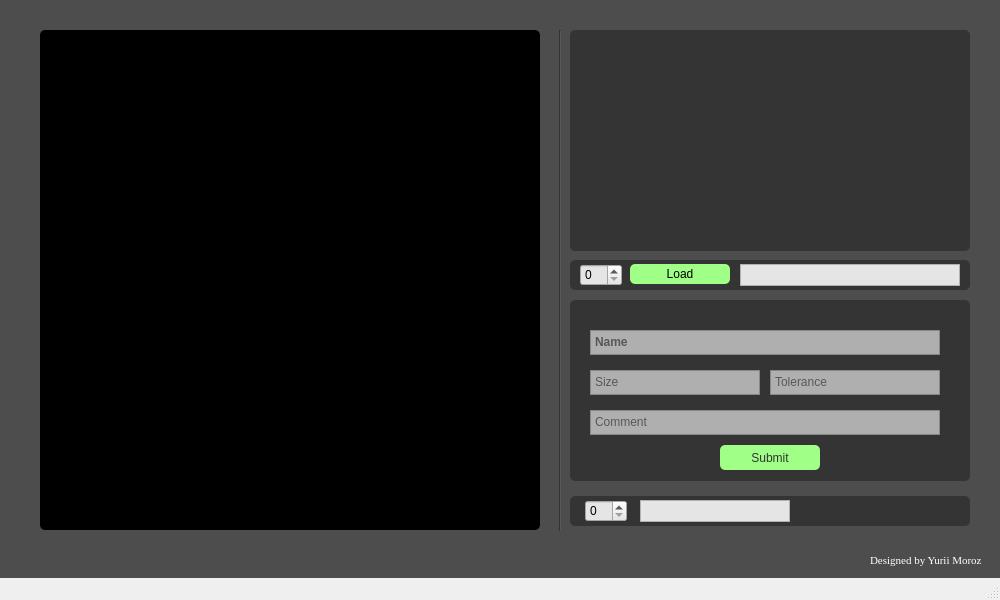
<?xml version="1.0" encoding="UTF-8"?>
<ui version="4.0">
 <class>MainWindow</class>
 <widget class="QMainWindow" name="MainWindow">
  <property name="geometry">
   <rect>
    <x>0</x>
    <y>0</y>
    <width>1000</width>
    <height>600</height>
   </rect>
  </property>
  <property name="minimumSize">
   <size>
    <width>1000</width>
    <height>600</height>
   </size>
  </property>
  <property name="maximumSize">
   <size>
    <width>1000</width>
    <height>600</height>
   </size>
  </property>
  <property name="windowTitle">
   <string>Measurement System</string>
  </property>
  <property name="styleSheet">
   <string notr="true"/>
  </property>
  <widget class="QWidget" name="centralwidget">
   <property name="styleSheet">
    <string notr="true">QWidget{
background-color:#4D4D4D;
}</string>
   </property>
   <widget class="QLabel" name="CameraLabel">
    <property name="geometry">
     <rect>
      <x>40</x>
      <y>30</y>
      <width>500</width>
      <height>500</height>
     </rect>
    </property>
    <property name="sizePolicy">
     <sizepolicy hsizetype="Preferred" vsizetype="Preferred">
      <horstretch>0</horstretch>
      <verstretch>0</verstretch>
     </sizepolicy>
    </property>
    <property name="styleSheet">
     <string notr="true">QLabel{
background-color: black;
border-radius: 5px;
}</string>
    </property>
    <property name="text">
     <string/>
    </property>
    <property name="pixmap">
     <pixmap>../no_img.jpg</pixmap>
    </property>
    <property name="alignment">
     <set>Qt::AlignCenter</set>
    </property>
   </widget>
   <widget class="QTableView" name="TableView">
    <property name="geometry">
     <rect>
      <x>570</x>
      <y>30</y>
      <width>400</width>
      <height>221</height>
     </rect>
    </property>
    <property name="font">
     <font>
      <family>Times New Roman</family>
     </font>
    </property>
    <property name="styleSheet">
     <string notr="true">QTableView{
background-color: #343434;
border: 5px;
border-color: red;
border-radius:5px;
}</string>
    </property>
   </widget>
   <widget class="QTextEdit" name="textEdit">
    <property name="enabled">
     <bool>true</bool>
    </property>
    <property name="geometry">
     <rect>
      <x>590</x>
      <y>330</y>
      <width>350</width>
      <height>25</height>
     </rect>
    </property>
    <property name="sizePolicy">
     <sizepolicy hsizetype="Fixed" vsizetype="Fixed">
      <horstretch>0</horstretch>
      <verstretch>0</verstretch>
     </sizepolicy>
    </property>
    <property name="font">
     <font>
      <weight>75</weight>
      <bold>true</bold>
     </font>
    </property>
    <property name="acceptDrops">
     <bool>true</bool>
    </property>
    <property name="accessibleName">
     <string>Name</string>
    </property>
    <property name="autoFillBackground">
     <bool>false</bool>
    </property>
    <property name="styleSheet">
     <string notr="true">QTextEdit{
background-color: #AFAFAF;
}</string>
    </property>
    <property name="verticalScrollBarPolicy">
     <enum>Qt::ScrollBarAlwaysOff</enum>
    </property>
    <property name="horizontalScrollBarPolicy">
     <enum>Qt::ScrollBarAlwaysOff</enum>
    </property>
    <property name="documentTitle">
     <string/>
    </property>
    <property name="placeholderText">
     <string extracomment="Name">Name</string>
    </property>
   </widget>
   <widget class="QTextEdit" name="textEdit_2">
    <property name="geometry">
     <rect>
      <x>590</x>
      <y>370</y>
      <width>170</width>
      <height>25</height>
     </rect>
    </property>
    <property name="styleSheet">
     <string notr="true">QTextEdit{
background-color: #AFAFAF;
}</string>
    </property>
    <property name="verticalScrollBarPolicy">
     <enum>Qt::ScrollBarAlwaysOff</enum>
    </property>
    <property name="placeholderText">
     <string>Size</string>
    </property>
   </widget>
   <widget class="QTextEdit" name="textEdit_3">
    <property name="geometry">
     <rect>
      <x>770</x>
      <y>370</y>
      <width>170</width>
      <height>25</height>
     </rect>
    </property>
    <property name="styleSheet">
     <string notr="true">QTextEdit{
background-color: #AFAFAF;
}</string>
    </property>
    <property name="verticalScrollBarPolicy">
     <enum>Qt::ScrollBarAlwaysOff</enum>
    </property>
    <property name="placeholderText">
     <string>Tolerance</string>
    </property>
   </widget>
   <widget class="QTextEdit" name="textEdit_4">
    <property name="geometry">
     <rect>
      <x>590</x>
      <y>410</y>
      <width>350</width>
      <height>25</height>
     </rect>
    </property>
    <property name="styleSheet">
     <string notr="true">QTextEdit{
background-color: #AFAFAF;
}</string>
    </property>
    <property name="verticalScrollBarPolicy">
     <enum>Qt::ScrollBarAlwaysOff</enum>
    </property>
    <property name="documentTitle">
     <string/>
    </property>
    <property name="placeholderText">
     <string>Comment</string>
    </property>
   </widget>
   <widget class="QLabel" name="DataInputLabel">
    <property name="geometry">
     <rect>
      <x>570</x>
      <y>300</y>
      <width>400</width>
      <height>181</height>
     </rect>
    </property>
    <property name="styleSheet">
     <string notr="true">QLabel{
background-color: #343434;
border-radius: 5px;
}</string>
    </property>
    <property name="text">
     <string/>
    </property>
   </widget>
   <widget class="QPushButton" name="SubmitButton">
    <property name="geometry">
     <rect>
      <x>720</x>
      <y>445</y>
      <width>100</width>
      <height>25</height>
     </rect>
    </property>
    <property name="cursor">
     <cursorShape>PointingHandCursor</cursorShape>
    </property>
    <property name="styleSheet">
     <string notr="true">QPushButton{
color: #343434;
background-color: #9FFF87;
border-color: #9FFF87;
border-radius: 5px;
}

QPushButton:hover{
background-color: white;
}
</string>
    </property>
    <property name="text">
     <string>Submit</string>
    </property>
   </widget>
   <widget class="QLabel" name="ComLabel">
    <property name="geometry">
     <rect>
      <x>570</x>
      <y>496</y>
      <width>400</width>
      <height>30</height>
     </rect>
    </property>
    <property name="styleSheet">
     <string notr="true">QLabel{
background-color: #343434;
border-radius: 5px;
}</string>
    </property>
    <property name="text">
     <string/>
    </property>
   </widget>
   <widget class="QSpinBox" name="ComSelectBox">
    <property name="geometry">
     <rect>
      <x>585</x>
      <y>500</y>
      <width>42</width>
      <height>22</height>
     </rect>
    </property>
    <property name="styleSheet">
     <string notr="true">QSpinBox{
background-color: #E5E5E5;
}</string>
    </property>
   </widget>
   <widget class="QTextBrowser" name="textBrowser">
    <property name="geometry">
     <rect>
      <x>640</x>
      <y>500</y>
      <width>150</width>
      <height>22</height>
     </rect>
    </property>
    <property name="styleSheet">
     <string notr="true">QTextBrowser{
background-color: #E5E5E5;
}</string>
    </property>
    <property name="verticalScrollBarPolicy">
     <enum>Qt::ScrollBarAlwaysOff</enum>
    </property>
   </widget>
   <widget class="QLabel" name="label">
    <property name="geometry">
     <rect>
      <x>870</x>
      <y>550</y>
      <width>121</width>
      <height>21</height>
     </rect>
    </property>
    <property name="font">
     <font>
      <family>Times New Roman</family>
      <pointsize>8</pointsize>
     </font>
    </property>
    <property name="styleSheet">
     <string notr="true">QLabel{
 color: white;
}</string>
    </property>
    <property name="text">
     <string>Designed by Yurii Moroz</string>
    </property>
   </widget>
   <widget class="QLabel" name="ComLabel_2">
    <property name="geometry">
     <rect>
      <x>570</x>
      <y>260</y>
      <width>400</width>
      <height>30</height>
     </rect>
    </property>
    <property name="styleSheet">
     <string notr="true">QLabel{
background-color: #343434;
border-radius: 5px;
}</string>
    </property>
    <property name="text">
     <string/>
    </property>
   </widget>
   <widget class="QSpinBox" name="ComSelectBox_2">
    <property name="geometry">
     <rect>
      <x>580</x>
      <y>264</y>
      <width>42</width>
      <height>22</height>
     </rect>
    </property>
    <property name="styleSheet">
     <string notr="true">QSpinBox{
background-color: #E5E5E5;
}</string>
    </property>
   </widget>
   <widget class="QPushButton" name="SubmitButton_2">
    <property name="geometry">
     <rect>
      <x>630</x>
      <y>264</y>
      <width>100</width>
      <height>20</height>
     </rect>
    </property>
    <property name="cursor">
     <cursorShape>PointingHandCursor</cursorShape>
    </property>
    <property name="styleSheet">
     <string notr="true">QPushButton{
background-color: #9FFF87;
border-color: #9FFF87;
border-radius: 5px;
}

QPushButton:hover{
background-color: white;
}
</string>
    </property>
    <property name="text">
     <string>Load</string>
    </property>
   </widget>
   <widget class="QTextBrowser" name="textBrowser_2">
    <property name="geometry">
     <rect>
      <x>740</x>
      <y>264</y>
      <width>220</width>
      <height>22</height>
     </rect>
    </property>
    <property name="styleSheet">
     <string notr="true">QTextBrowser{
background-color: #E5E5E5;
}</string>
    </property>
    <property name="verticalScrollBarPolicy">
     <enum>Qt::ScrollBarAlwaysOff</enum>
    </property>
   </widget>
   <widget class="Line" name="line">
    <property name="geometry">
     <rect>
      <x>550</x>
      <y>30</y>
      <width>20</width>
      <height>501</height>
     </rect>
    </property>
    <property name="orientation">
     <enum>Qt::Vertical</enum>
    </property>
   </widget>
   <zorder>ComLabel</zorder>
   <zorder>DataInputLabel</zorder>
   <zorder>CameraLabel</zorder>
   <zorder>TableView</zorder>
   <zorder>textEdit</zorder>
   <zorder>textEdit_2</zorder>
   <zorder>textEdit_3</zorder>
   <zorder>textEdit_4</zorder>
   <zorder>SubmitButton</zorder>
   <zorder>ComSelectBox</zorder>
   <zorder>textBrowser</zorder>
   <zorder>label</zorder>
   <zorder>ComLabel_2</zorder>
   <zorder>ComSelectBox_2</zorder>
   <zorder>SubmitButton_2</zorder>
   <zorder>textBrowser_2</zorder>
   <zorder>line</zorder>
  </widget>
  <widget class="QMenuBar" name="menubar">
   <property name="enabled">
    <bool>true</bool>
   </property>
   <property name="geometry">
    <rect>
     <x>0</x>
     <y>0</y>
     <width>1000</width>
     <height>21</height>
    </rect>
   </property>
  </widget>
  <widget class="QStatusBar" name="statusbar">
   <property name="enabled">
    <bool>true</bool>
   </property>
  </widget>
 </widget>
 <resources/>
 <connections/>
</ui>
